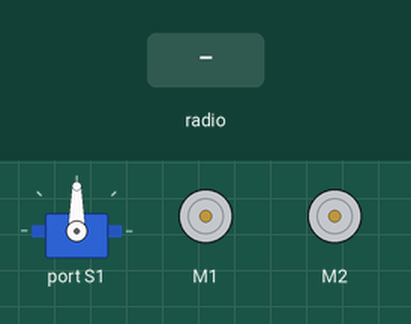
Bench run of a program on a simulated BBC micro:bit (MakeCode). Parts: servo, 2 × DC motor (green arrow = forward, orange = backward, longer = faster). The inputs (shaded band) are chosen by the test bench.

Above: at 1.2 s.
1.3 s: radio message "F" arrives
At 2.4 s:
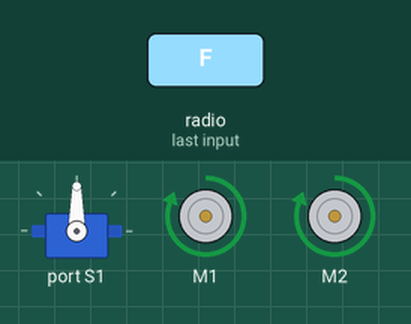
2.8 s: radio message "B" arrives
At 3.5 s:
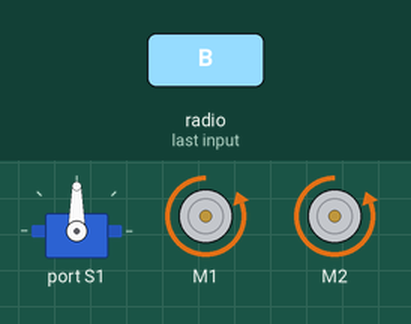
4.3 s: radio message "L" arrives
At 4.7 s:
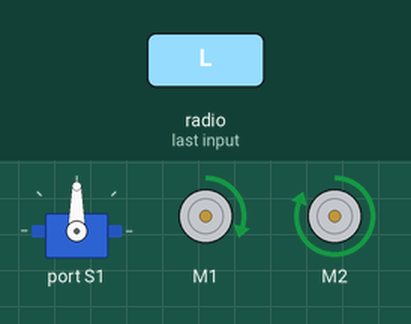
5.8 s: radio message "R" arrives
At 7.0 s:
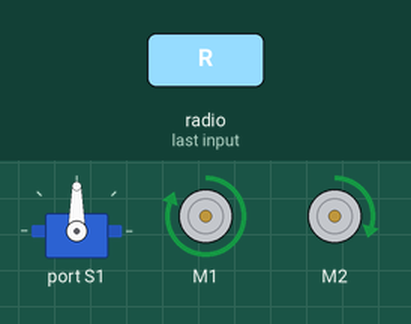
Timing chart, 0 to 8.3 s (numbered marks = the images above; inputs shaded):
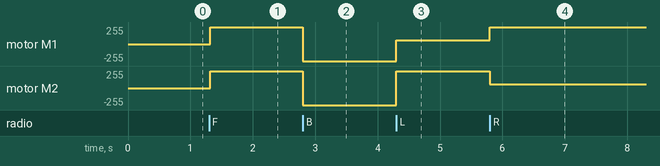

The program:

main.ts
```typescript
radio.onReceivedString(function (receivedString) {
    if (receivedString == "Open") {
        if (angle > 0) {
            angle += -1
            maqueen.servoRun(maqueen.Servos.S1, angle)
        }
    } else if (receivedString == "Close") {
        if (angle < 180) {
            angle += 1
            maqueen.servoRun(maqueen.Servos.S1, angle)
        }
    } else if (receivedString == "LEDL") {
        maqueen.writeLED(maqueen.LED.LEDLeft, maqueen.LEDswitch.turnOn)
    } else if (receivedString == "LEDR") {
        maqueen.writeLED(maqueen.LED.LEDRight, maqueen.LEDswitch.turnOn)
    } else if (receivedString == "F") {
        maqueen.motorRun(maqueen.Motors.All, maqueen.Dir.CW, 255)
    } else if (receivedString == "B") {
        maqueen.motorRun(maqueen.Motors.All, maqueen.Dir.CCW, 255)
    } else if (receivedString == "L") {
        maqueen.motorRun(maqueen.Motors.M1, maqueen.Dir.CW, 60)
        maqueen.motorRun(maqueen.Motors.M2, maqueen.Dir.CW, 255)
    } else if (receivedString == "R") {
        maqueen.motorRun(maqueen.Motors.M1, maqueen.Dir.CW, 255)
        maqueen.motorRun(maqueen.Motors.M2, maqueen.Dir.CW, 60)
    } else {
        maqueen.writeLED(maqueen.LED.LEDLeft, maqueen.LEDswitch.turnOff)
        maqueen.writeLED(maqueen.LED.LEDRight, maqueen.LEDswitch.turnOff)
        maqueen.motorStop(maqueen.Motors.All)
    }
})
let angle = 0
radio.setGroup(1)
angle = 90
maqueen.servoRun(maqueen.Servos.S1, angle)
```

test.ts
```typescript
// Hier kann man Tests durchführen; diese Datei wird nicht kompiliert, wenn dieses Paket als Erweiterung verwendet wird.
```

Measured:
- after the input at 1.3 s, motor M1, motor M2: stopped → forward 255/255 at once
- after the input at 2.8 s, motor M1, motor M2: forward 255/255 → backward 255/255 at once
- after the input at 4.3 s, motor M1: backward 255/255 → forward 60/255 at once; motor M2: backward 255/255 → forward 255/255 at once
- after the input at 5.8 s, motor M1: forward 60/255 → forward 255/255 at once; motor M2: forward 255/255 → forward 60/255 at once
